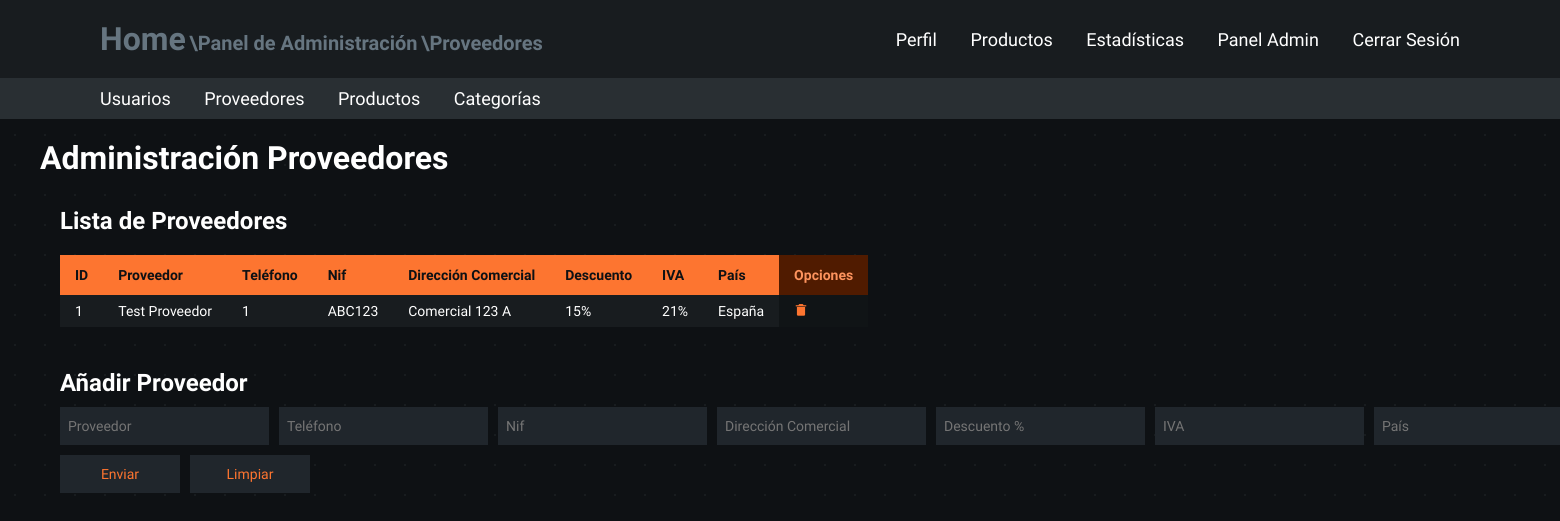
Page /admin-panel/suppliers (signed in) on the earlier database version.
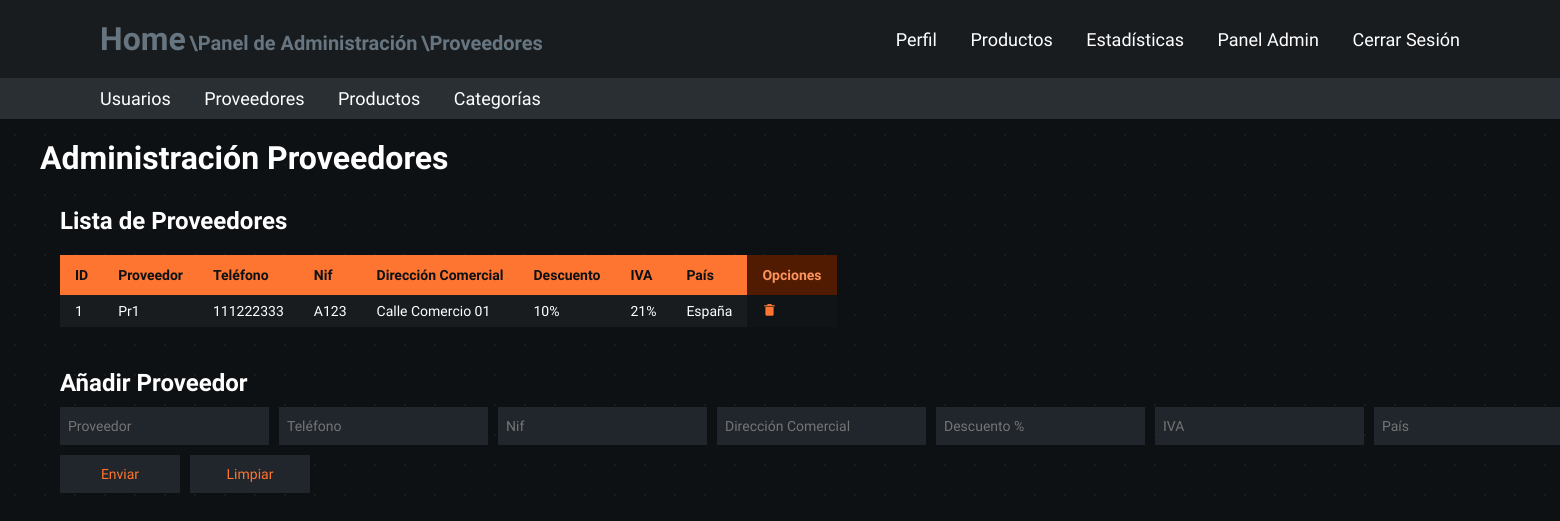
Same page on the later database version.
### models.py (models this page shows, shortened)
class Suppliers(db.Base):
    __tablename__ = "suppliers"
    supplier_id = Column(Integer, primary_key=True)
    supplier_name = Column(String(255), nullable=False, server_default="unidentified_supplier")
    supplier_phone = Column(Integer, nullable=False, server_default="0000")
    supplier_commercial_address = Column(String(255), nullable=False, server_default="unidentified_comercial_address")
    supplier_country = Column(String(255), nullable=False, server_default="unidentified_country")
    supplier_nif = Column(String(255), nullable=False, server_default="unidentified_nif")
    supplier_discount = Column(Integer, nullable=False, server_default="0")
    supplier_iva = Column(Integer, nullable=False, server_default="0")

### app.py (the view)
@app.route("/admin-panel/suppliers")
@admin_login_required
def admin_panel_suppliers():
    registered_suppliers = db.session.query(Suppliers).order_by(Suppliers.supplier_id)
    return render_template("admin_suppliers.html", is_admin=session["is_admin"],
                           registered_suppliers=registered_suppliers)

### app.py (called while the page is built)
@app.before_request
def validate_session():
    if request.endpoint == 'static':
        return
    time.sleep(0.3)
    if 'user_id' in session:
        user = db.session.query(Users).filter_by(user_id=session['user_id']).first()
        if not user:
            session.clear()
            flash("Sesión Expirada", "warning")
            return redirect(url_for("login"))
        elif user.role_id != session.get('role_id'):
            session['role_id'] = user.role_id
            session['is_admin'] = user.role_id == 0

def admin_login_required(original_function):
    @wraps(original_function)
    def decorated_function(*args, **kwargs):
        redirect_url = None
        if 'user_id' not in session:
            print("Not Logged In")
            return redirect(url_for('login'))
        user = db.session.query(Users).filter_by(user_id=session['user_id']).first()
        if not user or user.role_id != 0:
            print("Insufficient Roles")
            redirect_url = url_for('home')
        if redirect_url:
            return redirect(redirect_url)
        return original_function(*args, **kwargs)
    return decorated_function

### templates/admin_suppliers.html (shortened to what the changed rows need)
<!DOCTYPE html>
<html lang="es">
<head>
    <link rel="stylesheet" href="/static/variables.css">
    <link rel="stylesheet" href="/static/main.css">
    <link rel="stylesheet" href="/static/containers.css">
    <link rel="stylesheet" href="/static/navbars.css">
    <link rel="stylesheet" href="/static/tables.css">
    <link rel="stylesheet" href="/static/fonts.css">
    <link rel="stylesheet" href="/static/forms.css">
    <link href='https://unpkg.com/boxicons@2.1.4/css/boxicons.min.css' rel='stylesheet'>
</head>
<body class="general-body">
    <section class="container-type-1">
        <h1>Administración Proveedores</h1>
    </section>
    <section class="container-type-1 flex-container flex-jst-sb">
        <article class="container-type-1 no-margin full-width">
            <section class="container-type-1 flex-container flex-column no-margin">
                <h2>Lista de Proveedores</h2>
                <section class="container-type-2 overflow">
                    <table class="table-type-1 no-table-margin table-sticky-header alternate hover">
                        <thead>
                            <tr>
                                <th class="th-title">ID</th>
                                <th class="th-title">Proveedor</th>
                                <th class="th-title">Teléfono</th>
                                <th class="th-title">Nif</th>
                                <th class="th-title">Dirección Comercial</th>
                                <th class="th-title">Descuento</th>
                                <th class="th-title">IVA</th>
                                <th class="th-title">País</th>
                                <th class="th-option">Opciones</th>
                            </tr>
                        </thead>
                        <tbody>
                            {% if registered_suppliers %}
                            {% for supplier in registered_suppliers %}
                            <tr>
                                <td>{{supplier.supplier_id}}</td>
                                <td>{{supplier.supplier_name}}</td>
                                <td>{{supplier.supplier_phone}}</td>
                                <td>{{supplier.supplier_nif}}</td>
                                <td>{{supplier.supplier_commercial_address}}</td>
                                <td>{{supplier.supplier_discount}}%</td>
                                <td>{{supplier.supplier_iva}}%</td>
                                <td>{{supplier.supplier_country}}</td>
                                <td class="td-option">
                                    <form action="/admin-panel/suppliers/delete-supplier/{{ supplier.supplier_id }}" method="POST" class="option-subform">
                                        <button type="submit">
                                            <i class='bx bxs-trash-alt'></i>
                                        </button>
                                    </form>
                                </td>
                            </tr>
                            {% endfor %}
                            {% endif %}
                        </tbody>
                    </table>
                </section>
            </section>
        </article>
    </section>
    <section class="container-type-1 flex-container">
        <article class="no-margin">
            <h2>Añadir Proveedor</h2>
        </article>
    </section>
</body>
</html>

Differences in the rows shown:
changed Suppliers "España": supplier_name "Test Proveedor" → "Pr1"; supplier_phone "1" → "111222333"; supplier_nif "ABC123" → "A123"; supplier_commercial_address "Comercial 123 A" → "Calle Comercio 01"; supplier_discount "15" → "10"
